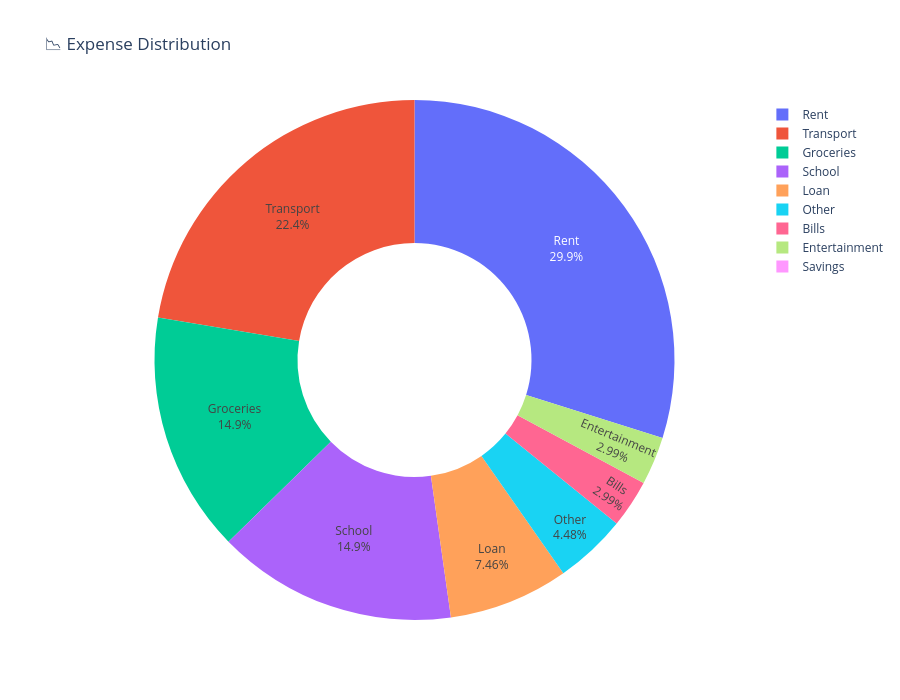

Source (notebook cell):
### Code cell
# ==========================================================
# CELL 8 → EXPENSE DISTRIBUTION PIE CHART
# ==========================================================

labels = [
    "Rent",
    "Groceries",
    "Transport",
    "School",
    "Bills",
    "Entertainment",
    "Loan",
    "Other",
    "Savings"
]

values = [
    rent,
    groceries,
    transport,
    school_fees,
    electricity,
    entertainment,
    loan_emi,
    other_expenses,
    max(surplus, 0)
]

chart_df = pd.DataFrame({
    "Category": labels,
    "Amount": values
})

fig = px.pie(
    chart_df,
    names="Category",
    values="Amount",
    hole=0.45,
    title="📉 Expense Distribution"
)

fig.update_traces(
    textposition='inside',
    textinfo='percent+label'
)

fig.update_layout(
    height=700
)

fig.show()

### Figure 1 — Plotly figure (JSON) as saved in the notebook; plotly's stock layout.template omitted (floating-point values rounded to 4 significant figures)
{"data": [{"domain": {"x": [0, 1], "y": [0, 1]}, "hole": 0.45, "hovertemplate": "Category=%{label}<br>Amount=%{value}<extra></extra>", "labels": ["Rent", "Groceries", "Transport", "School", "Bills", "Entertainment", "Loan", "Other", "Savings"], "legendgroup": "", "name": "", "showlegend": true, "textinfo": "percent+label", "textposition": "inside", "type": "pie", "values": [20000.0, 10000.0, 15000.0, 10000.0, 2000.0, 2000.0, 5000.0, 3000.0, 0.0]}], "layout": {"height": 700, "legend": {"tracegroupgap": 0}, "title": {"text": "📉 Expense Distribution"}}}
